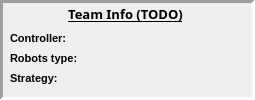
               <widget class="QFrame" name="frame_robot_10">
                <property name="enabled">
                 <bool>true</bool>
                </property>
                <property name="minimumSize">
                 <size>
                  <width>0</width>
                  <height>100</height>
                 </size>
                </property>
                <property name="maximumSize">
                 <size>
                  <width>16777215</width>
                  <height>80</height>
                 </size>
                </property>
                <property name="font">
                 <font>
                  <pointsize>8</pointsize>
                  <weight>75</weight>
                  <bold>true</bold>
                 </font>
                </property>
                <property name="mouseTracking">
                 <bool>false</bool>
                </property>
                <property name="focusPolicy">
                 <enum>Qt::NoFocus</enum>
                </property>
                <property name="accessibleName">
                 <string>Robot 0</string>
                </property>
                <property name="autoFillBackground">
                 <bool>false</bool>
                </property>
                <property name="frameShape">
                 <enum>QFrame::Panel</enum>
                </property>
                <property name="frameShadow">
                 <enum>QFrame::Sunken</enum>
                </property>
                <property name="lineWidth">
                 <number>3</number>
                </property>
                <property name="midLineWidth">
                 <number>0</number>
                </property>
                <widget class="QLabel" name="title_robPanel_19">
                 <property name="geometry">
                  <rect>
                   <x>5</x>
                   <y>5</y>
                   <width>241</width>
                   <height>21</height>
                  </rect>
                 </property>
                 <property name="font">
                  <font>
                   <family>Courier 10 Pitch</family>
                   <pointsize>10</pointsize>
                   <weight>75</weight>
                   <bold>true</bold>
                   <underline>true</underline>
                  </font>
                 </property>
                 <property name="autoFillBackground">
                  <bool>false</bool>
                 </property>
                 <property name="styleSheet">
                  <string notr="true">background-color: rgba(255, 255, 255, 0);</string>
                 </property>
                 <property name="text">
                  <string>Team Info (TODO)</string>
                 </property>
                 <property name="alignment">
                  <set>Qt::AlignHCenter|Qt::AlignTop</set>
                 </property>
                </widget>
                <widget class="QLabel" name="ballVel_3">
                 <property name="geometry">
                  <rect>
                   <x>10</x>
                   <y>50</y>
                   <width>231</width>
                   <height>17</height>
                  </rect>
                 </property>
                 <property name="text">
                  <string>Robots type:</string>
                 </property>
                </widget>
                <widget class="QLabel" name="ballAccel_3">
                 <property name="geometry">
                  <rect>
                   <x>10</x>
                   <y>30</y>
                   <width>231</width>
                   <height>17</height>
                  </rect>
                 </property>
                 <property name="text">
                  <string>Controller:</string>
                 </property>
                </widget>
                <widget class="QLabel" name="ballVel_4">
                 <property name="geometry">
                  <rect>
                   <x>10</x>
                   <y>70</y>
                   <width>231</width>
                   <height>17</height>
                  </rect>
                 </property>
                 <property name="text">
                  <string>Strategy:</string>
                 </property>
                </widget>
               </widget>
